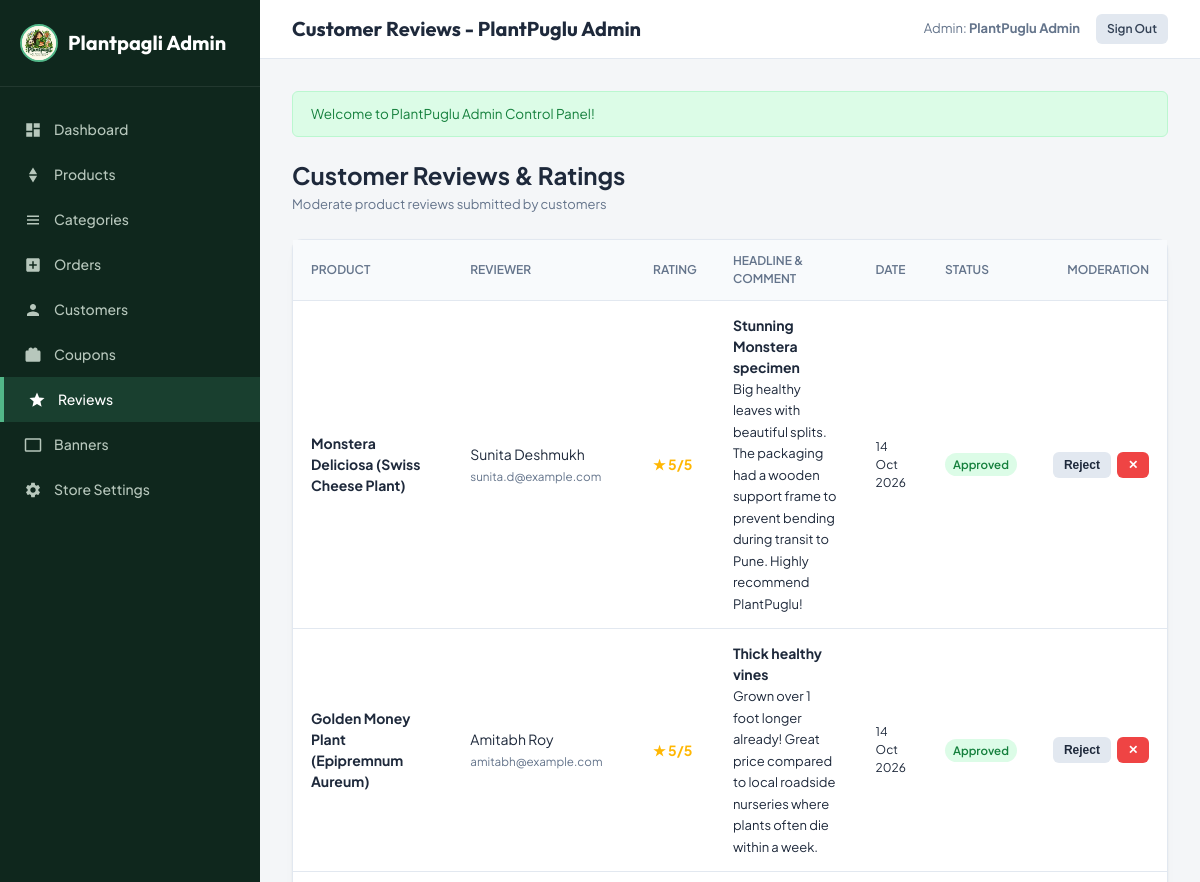
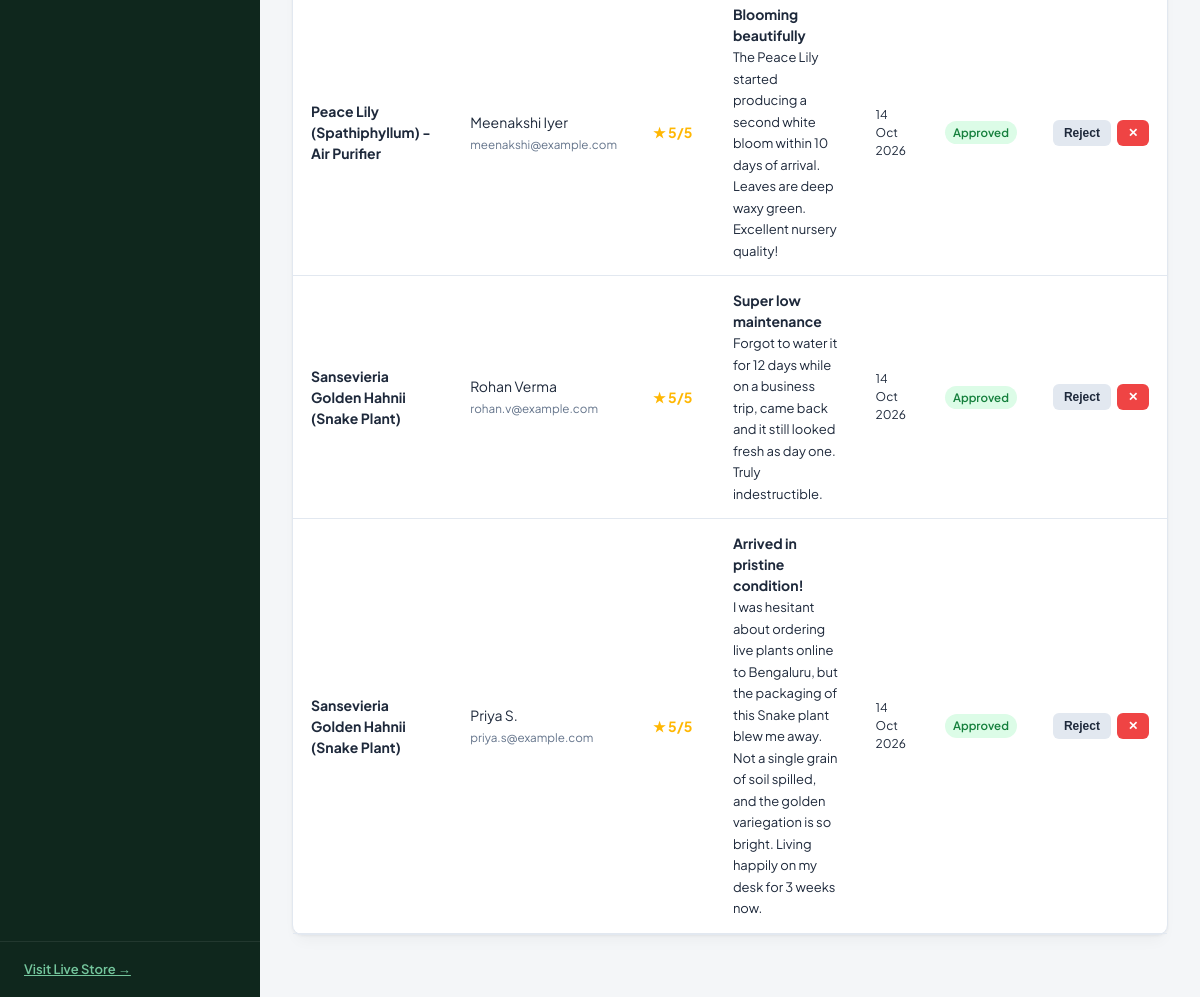
/admin/reviews (signed in), run on the app's committed database (2 pictures, top to bottom).
### tables this page shows
CREATE TABLE `users` (
  `id` INT UNSIGNED AUTO_INCREMENT PRIMARY KEY,
  `name` VARCHAR(150) NOT NULL,
  `email` VARCHAR(191) NOT NULL UNIQUE,
  `phone` VARCHAR(25) NULL,
  `password` VARCHAR(255) NOT NULL,
  `role` ENUM('customer', 'admin') NOT NULL DEFAULT 'customer',
  `status` ENUM('active', 'inactive', 'suspended') NOT NULL DEFAULT 'active',
  `remember_token` VARCHAR(100) NULL,
  `reset_token` VARCHAR(100) NULL,
  `reset_expires_at` DATETIME NULL,
  `created_at` TIMESTAMP DEFAULT CURRENT_TIMESTAMP,
  `updated_at` TIMESTAMP DEFAULT CURRENT_TIMESTAMP ON UPDATE CURRENT_TIMESTAMP,
  INDEX `idx_users_email` (`email`),
  INDEX `idx_users_role` (`role`)
);

CREATE TABLE `product_reviews` (
  `id` INT UNSIGNED AUTO_INCREMENT PRIMARY KEY,
  `product_id` INT UNSIGNED NOT NULL,
  `user_id` INT UNSIGNED NULL,
  `customer_name` VARCHAR(150) NOT NULL,
  `customer_email` VARCHAR(191) NOT NULL,
  `rating` TINYINT UNSIGNED NOT NULL DEFAULT 5,
  `title` VARCHAR(255) NULL,
  `comment` TEXT NOT NULL,
  `is_verified_purchase` TINYINT(1) DEFAULT 1,
  `status` ENUM('pending', 'approved', 'rejected') DEFAULT 'approved',
  `created_at` TIMESTAMP DEFAULT CURRENT_TIMESTAMP,
  `updated_at` TIMESTAMP DEFAULT CURRENT_TIMESTAMP ON UPDATE CURRENT_TIMESTAMP,
  FOREIGN KEY (`product_id`) REFERENCES `products` (`id`) ON DELETE CASCADE,
  FOREIGN KEY (`user_id`) REFERENCES `users` (`id`) ON DELETE SET NULL,
  INDEX `idx_rev_product` (`product_id`),
  INDEX `idx_rev_status` (`status`)
);

CREATE TABLE `products` (
  `id` INT UNSIGNED AUTO_INCREMENT PRIMARY KEY,
  `category_id` INT UNSIGNED NOT NULL,
  `name` VARCHAR(255) NOT NULL,
  `slug` VARCHAR(191) NOT NULL UNIQUE,
  `sku` VARCHAR(100) NOT NULL UNIQUE,
  `short_description` VARCHAR(500) NULL,
  `description` LONGTEXT NULL,
  `price` DECIMAL(10, 2) NOT NULL,
  `compare_price` DECIMAL(10, 2) NULL,
  `cost_price` DECIMAL(10, 2) NULL,
  `stock_quantity` INT NOT NULL DEFAULT 10,
  `is_in_stock` TINYINT(1) DEFAULT 1,
  `plant_height` VARCHAR(100) NULL,
  `pot_size` VARCHAR(100) NULL,
  `sunlight` VARCHAR(150) NULL,
  `watering` VARCHAR(150) NULL,
  `maintenance` VARCHAR(100) DEFAULT 'Low',
  `pet_friendly` TINYINT(1) DEFAULT 0,
  `care_instructions` TEXT NULL,
  `shipping_info` TEXT NULL,
  `is_featured` TINYINT(1) DEFAULT 0,
  `is_bestseller` TINYINT(1) DEFAULT 0,
  `is_active` TINYINT(1) DEFAULT 1,
  `meta_title` VARCHAR(255) NULL,
  `meta_description` VARCHAR(500) NULL,
  `average_rating` DECIMAL(3, 2) DEFAULT 5.00,
  `reviews_count` INT UNSIGNED DEFAULT 0,
  `created_at` TIMESTAMP DEFAULT CURRENT_TIMESTAMP,
  `updated_at` TIMESTAMP DEFAULT CURRENT_TIMESTAMP ON UPDATE CURRENT_TIMESTAMP,
  FOREIGN KEY (`category_id`) REFERENCES `categories` (`id`) ON DELETE RESTRICT,
  INDEX `idx_prod_category` (`category_id`),
  INDEX `idx_prod_slug` (`slug`),
  INDEX `idx_prod_featured` (`is_featured`),
  INDEX `idx_prod_bestseller` (`is_bestseller`),
  INDEX `idx_prod_active` (`is_active`),
  INDEX `idx_prod_price` (`price`)
);

### views/admin/reviews/index.php (the view, shortened to what the rows shown need)
<div style="display: flex; justify-content: space-between; align-items: center; margin-bottom: 24px;">
    <div>
        <h1 style="font-size: 24px; font-weight: 700;">Customer Reviews & Ratings</h1>
        <span style="font-size: 13px; color: var(--text-muted);">Moderate product reviews submitted by customers</span>
    </div>
</div>
<div class="card">
    <div class="card-body" style="padding: 0;">
        <div class="table-responsive">
            <table class="admin-table">
                <thead>
                    <tr>
                        <th>Product</th>
                        <th>Reviewer</th>
                        <th>Rating</th>
                        <th>Headline & Comment</th>
                        <th>Date</th>
                        <th>Status</th>
                        <th style="text-align: right;">Moderation</th>
                    </tr>
                </thead>
                <tbody>
                    <?php if (empty($reviews)): ?>
                        <tr><td colspan="7" style="text-align: center; padding: 30px;">No reviews submitted yet.</td></tr>
                    <?php else: ?>
                        <?php foreach ($reviews as $r): ?>
                            <tr>
                                <td>
                                    <strong><?= e($r['product_name']) ?></strong>
                                </td>
                                <td>
                                    <?= e($r['customer_name']) ?><br>
                                    <small style="color:var(--text-muted);"><?= e($r['customer_email']) ?></small>
                                </td>
                                <td style="color:#ffb703; font-weight:700;">
                                    ★ <?= $r['rating'] ?>/5
                                </td>
                                <td style="max-width: 340px;">
                                    <?php if (!empty($r['title'])): ?>
                                        <strong><?= e($r['title']) ?></strong><br>
                                    <?php endif; ?>
                                    <span style="font-size: 13px; color: var(--text-main);"><?= e($r['comment']) ?></span>
                                </td>
                                <td style="font-size: 12px;"><?= date('d M Y', strtotime($r['created_at'])) ?></td>
                                <td>
                                    <span class="badge-status badge-<?= $r['status'] === 'approved' ? 'delivered' : ($r['status'] === 'rejected' ? 'cancelled' : 'pending') ?>">
                                        <?= ucfirst($r['status']) ?>
                                    </span>
                                </td>
                                <td style="text-align: right;">
                                    <div style="display: flex; gap: 6px; justify-content: flex-end;">
                                        <?php if ($r['status'] !== 'rejected'): ?>
                                            <form action="<?= url('/admin/reviews/reject/' . $r['id']) ?>" method="POST" style="display:inline;">
                                                <button type="submit" class="btn btn-secondary btn-sm" style="color:var(--warning);">Reject</button>
                                            </form>
                                        <?php endif; ?>
                                        <form action="<?= url('/admin/reviews/delete/' . $r['id']) ?>" method="POST" style="display:inline;" onsubmit="return confirm('Delete this review permanently?');">
                                            <button type="submit" class="btn btn-danger btn-sm">✕</button>
                                        </form>
                                    </div>
                                </td>
                            </tr>
                        <?php endforeach; ?>
                    <?php endif; ?>
                </tbody>
            </table>
        </div>
    </div>
</div>

### core/Router.php (shortened to what the rows shown need)
<?php
class Router {
    private array $routes = [];
    public function add(string $method, string $path, array|callable $handler, array $middleware = []): self {
        $this->routes[] = [
            'method' => strtoupper($method),
            'path' => '/' . trim($path, '/'),
            'handler' => $handler,
            'middleware' => $middleware,
        ];
        return $this;
    }
    public function dispatch(string $uri, string $method): void {
        $uri = '/' . trim(parse_url($uri, PHP_URL_PATH) ?? '/', '/');
        $method = strtoupper($method);
        foreach ($this->routes as $route) {
            if ($route['method'] !== $method && $route['method'] !== 'ANY') {
                continue;
            }
            $pattern = preg_replace('/\{([a-zA-Z0-9_]+)\}/', '(?P<$1>[^/]+)', $route['path']);
            $pattern = '#^' . $pattern . '$#i';
            if (preg_match($pattern, $uri, $matches)) {
                $params = array_filter($matches, fn($k) => !is_numeric($k), ARRAY_FILTER_USE_KEY);
                $this->runMiddleware($route['middleware']);
                $this->executeHandler($route['handler'], $params);
                return;
            }
        }
    }
    private function runMiddleware(array $middlewares): void {
        foreach ($middlewares as $mw) {
            if ($mw === 'auth') {
                if (!Auth::check()) {
                    Session::flash('error', 'Please log in to continue.');
                    redirect('/login');
                }
            } elseif ($mw === 'admin') {
                if (!Auth::check() || !Auth::isAdmin()) {
                    Session::flash('error', 'Administrator access required.');
                    redirect('/login');
                }
            } elseif ($mw === 'guest') {
                if (Auth::check()) {
                    redirect('/');
                }
            }
        }
    }
    private function executeHandler(array|callable $handler, array $params): void {
        if (is_array($handler) && count($handler) === 2) {
            [$class, $action] = $handler;
            $controller = new $class();
            call_user_func_array([$controller, $action], $params);
            return;
        }
        throw new Exception("Invalid route handler definition.");
    }
}

### views/layouts/admin.php (shortened to what the rows shown need)
<?php
$user = Auth::user();
$currentUri = $_SERVER['REQUEST_URI'] ?? '';
?>
<!DOCTYPE html>
<html lang="en">
<head>
    <link rel="stylesheet" href="<?= asset('css/admin.css') ?>">
</head>
<body>
    <div class="admin-layout">
        <aside class="admin-sidebar">
            <div class="sidebar-brand">
                <img src="<?= asset('images/logo.png') ?>" alt="Plantpagli Logo" style="height:38px; width:38px; border-radius:50%; object-fit:cover; border:2px solid var(--accent); background:#fff; flex-shrink:0;">
                <span>Plantpagli Admin</span>
            </div>
            <ul class="sidebar-nav">
                <li>
                    <a href="<?= url('/admin') ?>" class="<?= $currentUri === '/admin' ? 'active' : '' ?>">
                        <svg viewBox="0 0 24 24"><path d="M3 13h8V3H3v10zm0 8h8v-6H3v6zm10 0h8V11h-8v10zm0-18v6h8V3h-8z"/></svg>
                        <span>Dashboard</span>
                    </a>
                </li>
                <li>
                    <a href="<?= url('/admin/products') ?>" class="<?= str_starts_with($currentUri, '/admin/products') ? 'active' : '' ?>">
                        <svg viewBox="0 0 24 24"><path d="M12 2l-5.5 9h11zM12 22l5.5-9h-11z"/></svg>
                        <span>Products</span>
                    </a>
                </li>
                <li>
                    <a href="<?= url('/admin/categories') ?>" class="<?= str_starts_with($currentUri, '/admin/categories') ? 'active' : '' ?>">
                        <svg viewBox="0 0 24 24"><path d="M4 6h16v2H4zm0 5h16v2H4zm0 5h16v2H4z"/></svg>
                        <span>Categories</span>
                    </a>
                </li>
                <li>
                    <a href="<?= url('/admin/orders') ?>" class="<?= str_starts_with($currentUri, '/admin/orders') ? 'active' : '' ?>">
                        <svg viewBox="0 0 24 24"><path d="M19 3H5c-1.1 0-2 .9-2 2v14c0 1.1.9 2 2 2h14c1.1 0 2-.9 2-2V5c0-1.1-.9-2-2-2zm-2 10h-4v4h-2v-4H7v-2h4V7h2v4h4v2z"/></svg>
                        <span>Orders</span>
                    </a>
                </li>
                <li>
                    <a href="<?= url('/admin/customers') ?>" class="<?= str_starts_with($currentUri, '/admin/customers') ? 'active' : '' ?>">
                        <svg viewBox="0 0 24 24"><path d="M12 12c2.21 0 4-1.79 4-4s-1.79-4-4-4-4 1.79-4 4 1.79 4 4 4zm0 2c-2.67 0-8 1.34-8 4v2h16v-2c0-2.66-5.33-4-8-4z"/></svg>
                        <span>Customers</span>
                    </a>
                </li>
                <li>
                    <a href="<?= url('/admin/coupons') ?>" class="<?= str_starts_with($currentUri, '/admin/coupons') ? 'active' : '' ?>">
                        <svg viewBox="0 0 24 24"><path d="M20 6h-2.18c.11-.31.18-.65.18-1 0-1.66-1.34-3-3-3-1.05 0-1.96.54-2.5 1.35l-.5.65-.5-.65C10.96 2.54 10.05 2 9 2 7.34 2 6 3.34 6 5c0 .35.07.69.18 1H4c-1.11 0-1.99.89-1.99 2L2 19c0 1.11.89 2 2 2h16c1.11 0 2-.89 2-2V8c0-1.11-.89-2-2-2z"/></svg>
                        <span>Coupons</span>
                    </a>
                </li>
                <li>
                    <a href="<?= url('/admin/reviews') ?>" class="<?= str_starts_with($currentUri, '/admin/reviews') ? 'active' : '' ?>">
                        <svg viewBox="0 0 24 24"><path d="M12 17.27L18.18 21l-1.64-7.03L22 9.24l-7.19-.61L12 2 9.19 8.63 2 9.24l5.46 4.73L5.82 21z"/></svg>
                        <span>Reviews</span>
                    </a>
                </li>
                <li>
                    <a href="<?= url('/admin/banners') ?>" class="<?= str_starts_with($currentUri, '/admin/banners') ? 'active' : '' ?>">
                        <svg viewBox="0 0 24 24"><path d="M21 3H3c-1.1 0-2 .9-2 2v14c0 1.1.9 2 2 2h18c1.1 0 2-.9 2-2V5c0-1.1-.9-2-2-2zm0 16H3V5h18v14z"/></svg>
                        <span>Banners</span>
                    </a>
                </li>
                <li>
                    <a href="<?= url('/admin/settings') ?>" class="<?= str_starts_with($currentUri, '/admin/settings') ? 'active' : '' ?>">
                        <span>Store Settings</span>
                    </a>
                </li>
            </ul>
            <div class="sidebar-footer">
                <a href="<?= url('/') ?>" target="_blank" style="color:#74c69d;font-weight:600;display:flex;align-items:center;gap:6px;">
                    <span>Visit Live Store &rarr;</span>
                </a>
            </div>
        </aside>
        <div class="admin-main">
            <header class="admin-topbar">
                <h2><?= e($title ?? 'Control Center') ?></h2>
                <div class="topbar-actions">
                    <span style="font-size:13px;color:var(--text-muted);">
                        Admin: <strong><?= e($user['name'] ?? 'Super Admin') ?></strong>
                    </span>
                    <a href="<?= url('/logout') ?>" class="btn btn-secondary btn-sm">Sign Out</a>
                </div>
            </header>
            <main class="admin-content">
                <?php if ($success = Session::getFlash('success')): ?>
                    <div class="alert alert-success">
                        <?= e($success) ?>
                    </div>
                <?php endif; ?>
                <?= $content ?>
            </main>
        </div>
    </div>
</body>
</html>

### data on the page
users: name "PlantPuglu Admin"
product_reviews: product.name "Monstera Deliciosa (Swiss Cheese Plant)", customer_name "Sunita Deshmukh", customer_email "sunita.d@example.com", rating "5", title "Stunning Monstera specimen", comment "Big healthy leaves with beautiful splits. The packaging had a wooden support frame to prevent bending during transit to Pune. Highly recommend PlantPuglu!", created_at "14 Oct 2026", status "Approved"
product_reviews: product.name "Golden Money Plant (Epipremnum Aureum)", customer_name "Amitabh Roy", customer_email "amitabh@example.com", rating "5", title "Thick healthy vines", comment "Grown over 1 foot longer already! Great price compared to local roadside nurseries where plants often die within a week.", created_at "14 Oct 2026", status "Approved"
product_reviews: product.name "Peace Lily (Spathiphyllum) - Air Purifier", customer_name "Meenakshi Iyer", customer_email "meenakshi@example.com", rating "5", title "Blooming beautifully", comment "The Peace Lily started producing a second white bloom within 10 days of arrival. Leaves are deep waxy green. Excellent nursery quality!", created_at "14 Oct 2026", status "Approved"
product_reviews: product.name "Sansevieria Golden Hahnii (Snake Plant)", customer_name "Rohan Verma", customer_email "rohan.v@example.com", rating "5", title "Super low maintenance", comment "Forgot to water it for 12 days while on a business trip, came back and it still looked fresh as day one. Truly indestructible.", created_at "14 Oct 2026", status "Approved"
product_reviews: product.name "Sansevieria Golden Hahnii (Snake Plant)", customer_name "Priya S.", customer_email "priya.s@example.com", rating "5", title "Arrived in pristine condition!", comment "I was hesitant about ordering live plants online to Bengaluru, but the packaging of this Snake plant blew me away. Not a single grain of soil spilled, and the golden variegation is so bright. Living happily on my desk for 3 weeks now.", created_at "14 Oct 2026", status "Approved"
